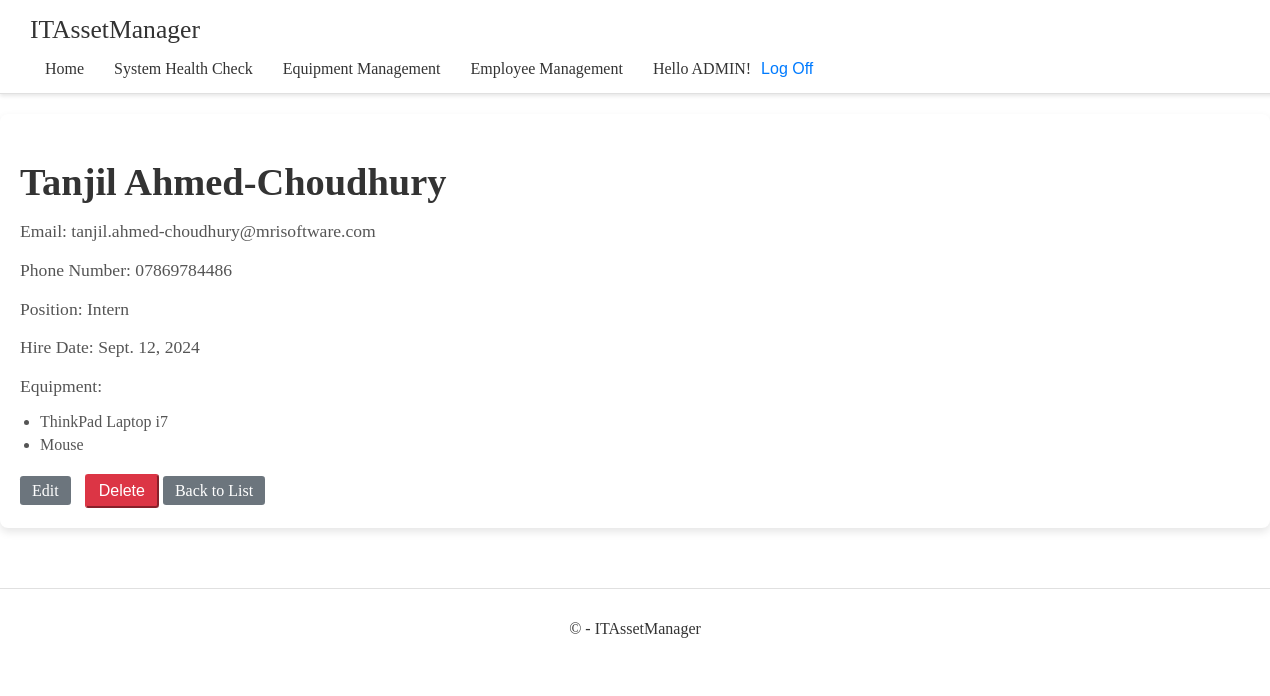
Before: /employee/1/ (signed in) with the older database file.
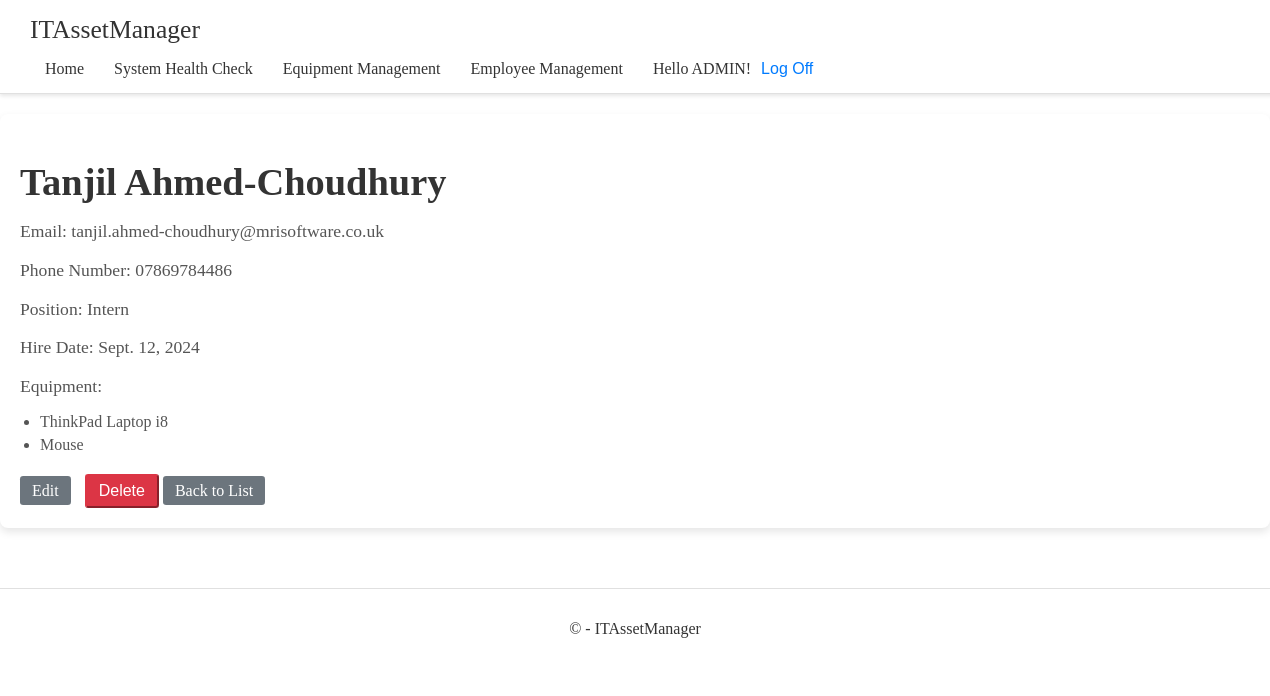
After: the same page with the newer database file.
### app/models.py (models this page shows, shortened)
class Employee(models.Model):
    POSITION_CHOICES = [
        ('manager', 'Manager'),
        ('technician', 'Technician'),
        ('intern', 'Intern'),
        ('contractor', 'Contractor'),
        ('receptionist', 'Receptionist'),
        ('hr manager', 'Hr Manager'),
    ]
    first_name = models.CharField(max_length=50)
    last_name = models.CharField(max_length=50)
    email = models.EmailField(unique=True)
    phone_number = models.CharField(max_length=15, null=True, blank=True)  # Nullable and blankable
    position = models.CharField(max_length=20, choices=POSITION_CHOICES, default='intern')
    hire_date = models.DateField(default=date.today)  # Default to current day
    equipment = models.ManyToManyField(Equipment, blank=True)

class Equipment(models.Model):
    CONDITION_CHOICES = [
        ('new', 'New'),
        ('good', 'Good'),
        ('fair', 'Fair'),
        ('poor', 'Poor'),
        ('broken', 'Broken'),
    ]
    USAGE_STATUS_CHOICES = [
        ('free', 'Free'),
        ('in_use', 'In Use'),
        ('maintenance', 'Maintenance'),
        ('in_repair', 'In Repair'),
    ]
    name = models.CharField(max_length=100)
    description = models.TextField(null=True, blank=True)  # Nullable and blankable
    purchased_date = models.DateField(default=date.today)  # Default to current day
    serial_number = models.CharField(max_length=100, unique=True)
    assigned_users = models.ManyToManyField(User, blank=True)
    condition_status = models.CharField(max_length=10, choices=CONDITION_CHOICES, default='new')
    usage_status = models.CharField(max_length=15, choices=USAGE_STATUS_CHOICES, default='free')
    stock = models.PositiveIntegerField(default=0)

### app/decorators.py (the view)
    def wrapper(request, *args, **kwargs):
        if not request.user.is_authenticated:
            return redirect('login')
        return view_func(request, *args, **kwargs)

### app/views.py (called while the page is built)
@login_required
def employee_detail(request, pk):
    employee = get_object_or_404(Employee, pk=pk)
    return render(request, 'app/employee/employee_detail.html', {'employee': employee})

### app/templates/app/employee/employee_detail.html (shortened to what this page needs)
{% extends 'app/base.html' %}
{% load static %}
{% block extra_head %}
<link rel="stylesheet" href="{% static 'app/content/employee/employee_detail.css' %}">
{% endblock %}
{% block content %}
<div class="employee-detail">
    <h1>{{ employee.first_name }} {{ employee.last_name }}</h1>
    <p>Email: {{ employee.email }}</p>
    <p>Phone Number: {{ employee.phone_number }}</p>
    <p>Position: {{ employee.get_position_display }}</p>
    <p>Hire Date: {{ employee.hire_date }}</p>
    <p>Equipment:</p>
    <ul>
        {% for equipment in employee.equipment.all %}
        <li>{{ equipment.name }}</li>
        {% endfor %}
    </ul>
    <a class="btn btn-secondary" href="{% url 'employee_update' employee.pk %}">Edit</a>
    <form method="post" action="{% url 'employee_delete' employee.pk %}" style="display:inline;">
        <button class="btn btn-danger" type="submit">Delete</button>
    </form>
    <a class="btn btn-secondary" href="{% url 'employee_list' %}">Back to List</a>
</div>
{% endblock %}

Changed rows visible on the page:
changed Employee "Tanjil": email "tanjil.ahmed-choudhury@mrisoftware.com" → "tanjil.ahmed-choudhury@mrisoftware.co.uk"
changed Equipment: name "ThinkPad Laptop i7" → "ThinkPad Laptop i8"
